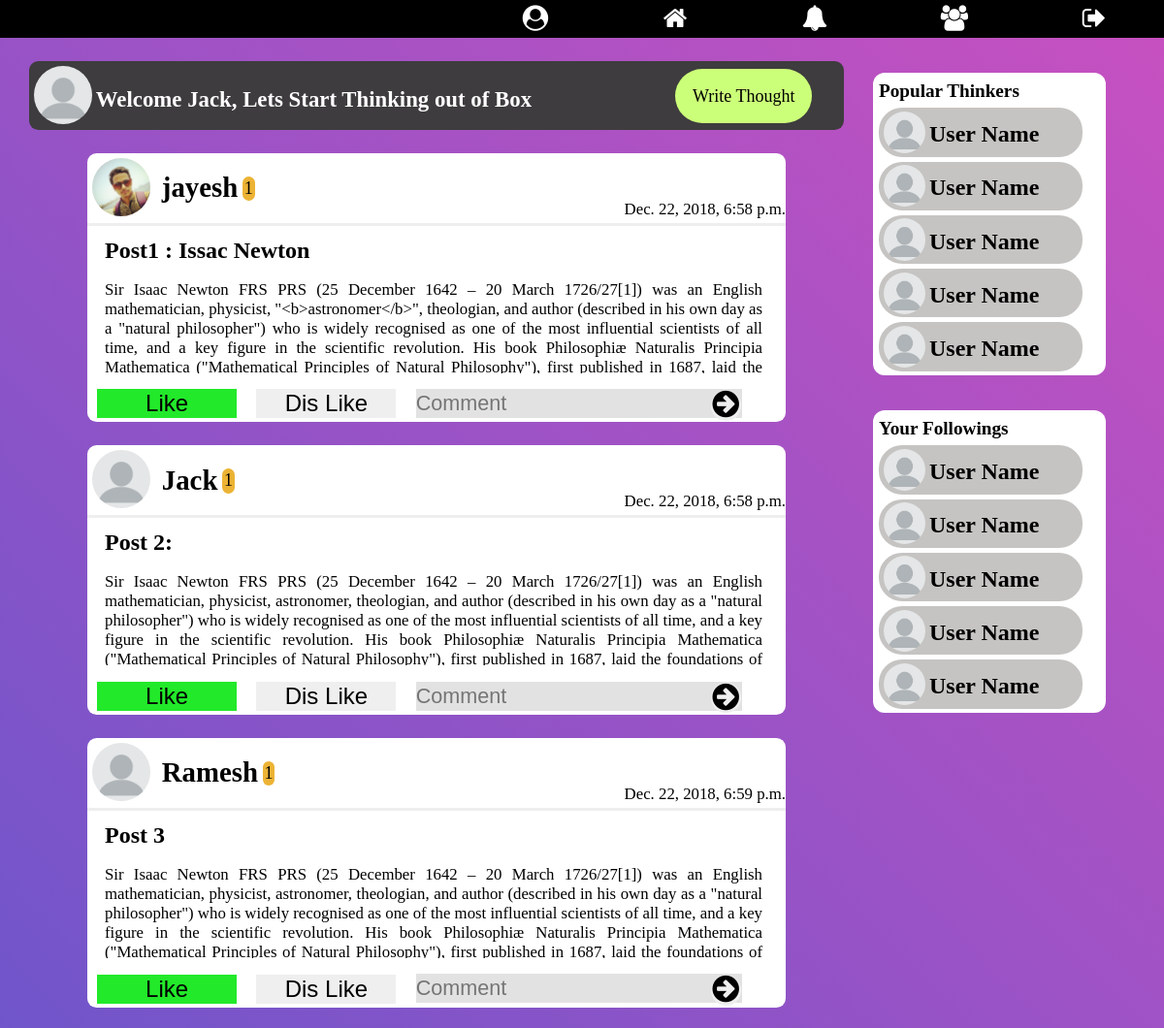
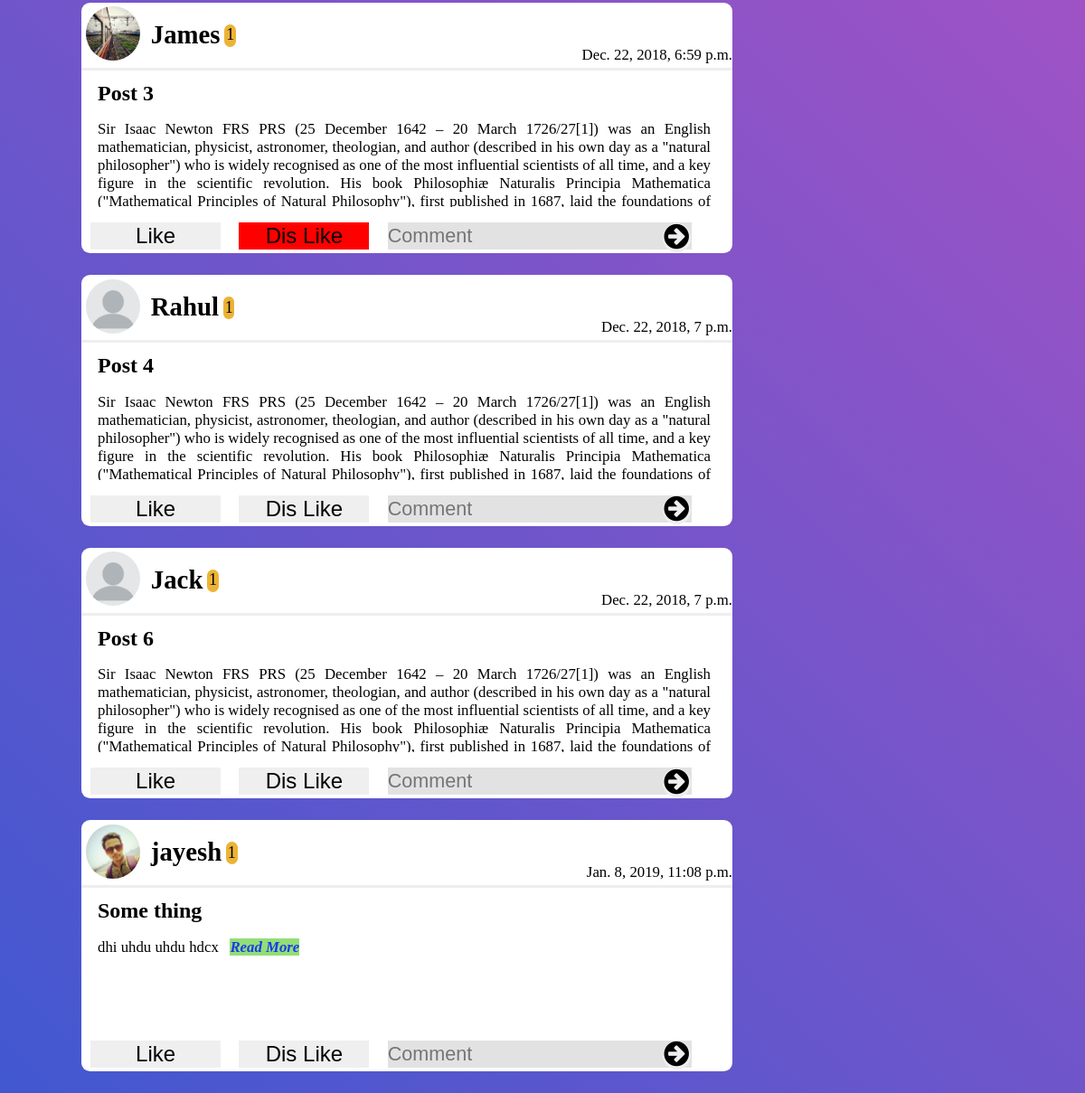
Before: / (signed in) with the older database file (2 pictures, top to bottom).
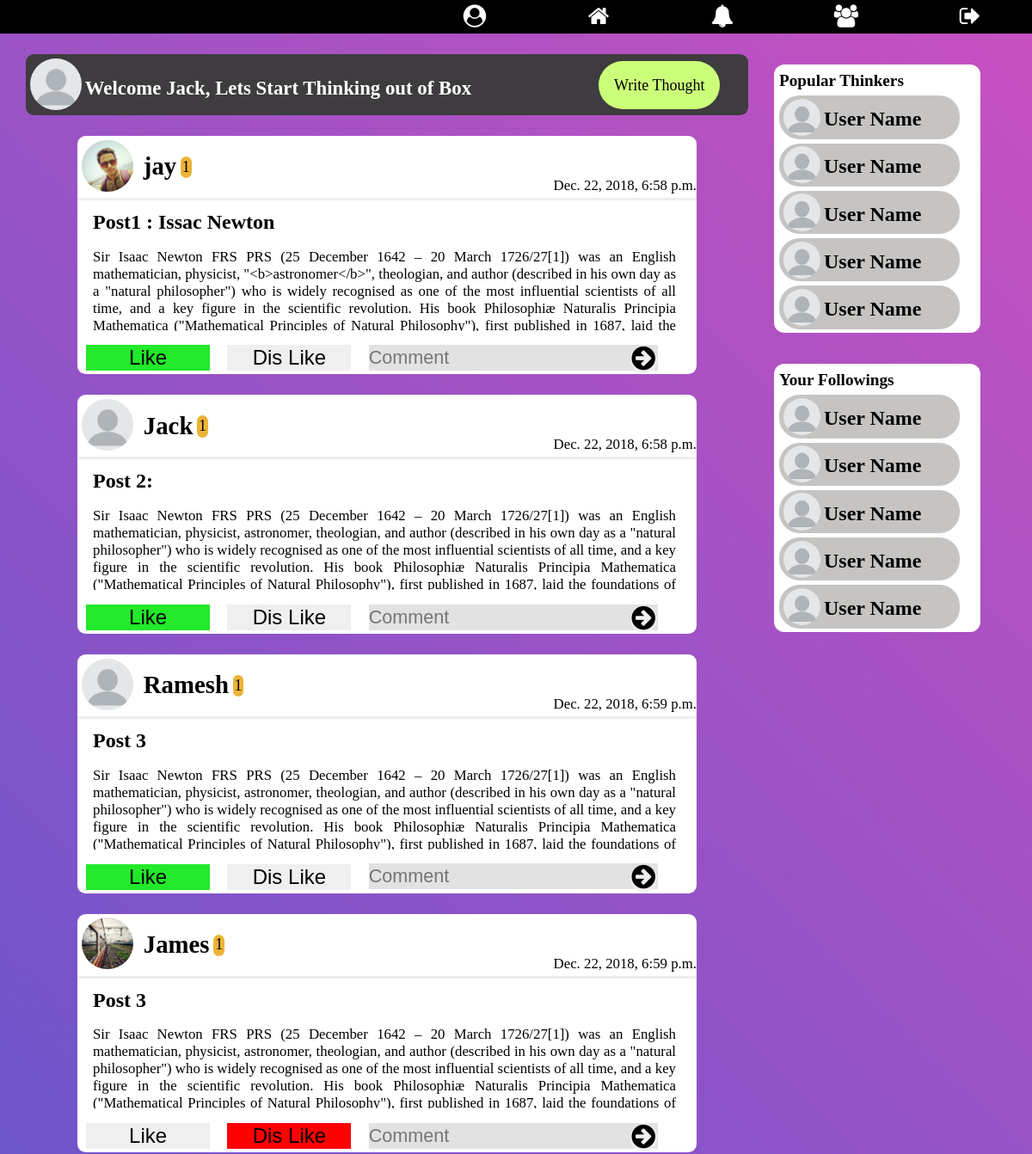
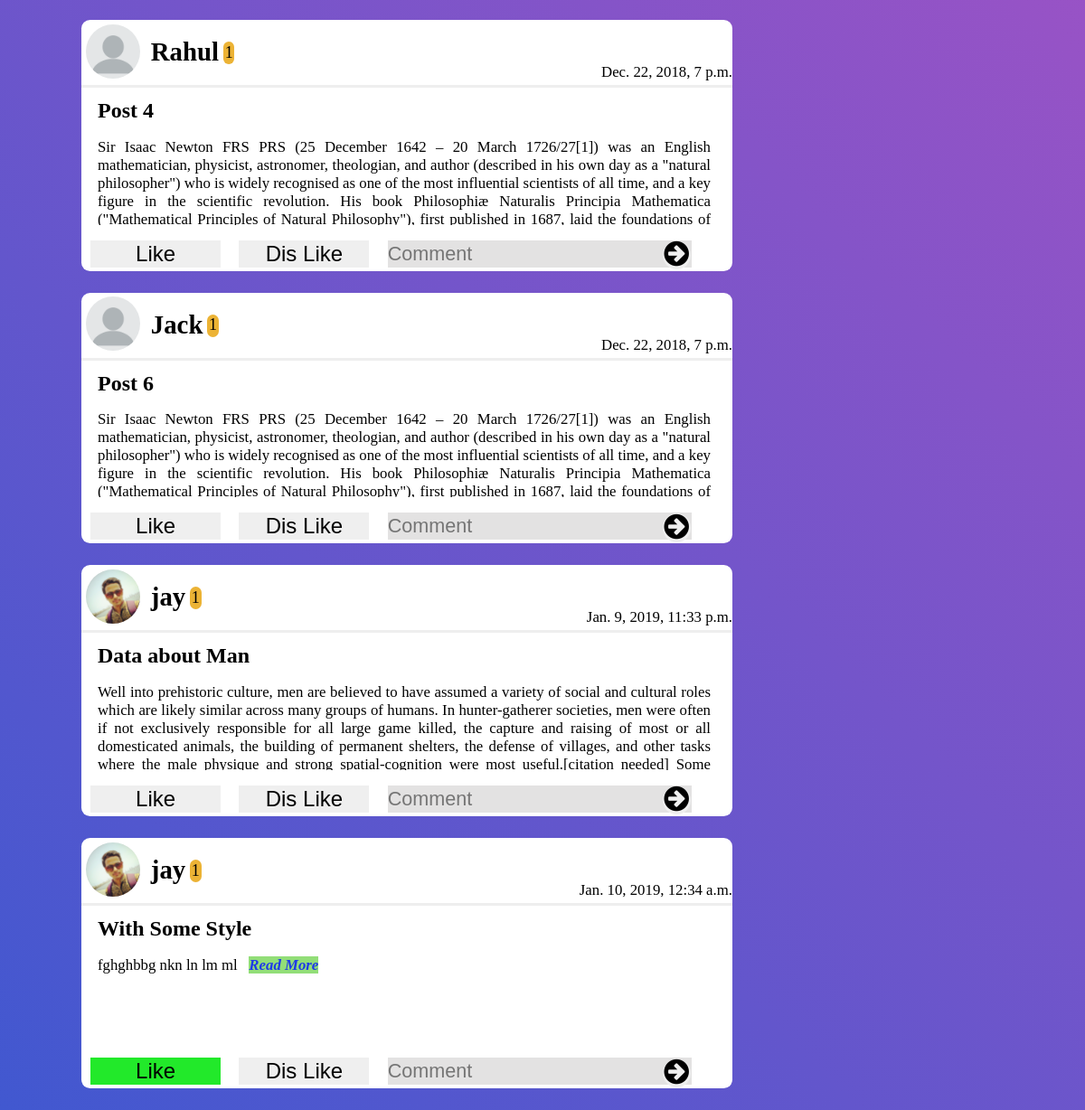
After: the same page with the newer database file (2 pictures, top to bottom).
### home/models.py (models this page shows, shortened)
class Posts(models.Model):
    choices = (
        ("1", ("Question")),
        ("2", ("Creative Idea")),
        ("3", ("Innovation")),
        ("4", ("Nightmare")),
        ("5", ("Thought"))
    )
    title = models.CharField(max_length=250, blank=False)
    content = models.TextField(max_length=15000,
                               help_text="Write Your thought here...")
    creation_time = models.DateTimeField(auto_now_add=True, editable=False)
    likes = models.ManyToManyField(User, blank=True, related_name='likes')
    dis_likes = models.ManyToManyField(User, blank=True,
                                       related_name='dis_likes')
    image = models.ImageField(blank=True,
                              help_text="Use Image for Impowring your Thought")
    last_modified = models.DateTimeField(auto_now=True, editable=False)
    user_profile = models.ForeignKey(Profile, on_delete=models.CASCADE)
    trending_ratio = models.FloatField(default=1)
    type = models.CharField(max_length=50, choices=choices)
    tags = models.CharField(max_length=250)
    views = models.ManyToManyField(User, blank=True)

### signup/models.py (models this page shows)
class Profile(models.Model):
    user = models.OneToOneField(User, on_delete=models.CASCADE)
    gender = models.CharField(max_length=10, blank=True)
    city = models.CharField(max_length=30, blank=True)
    date_of_birth = models.DateField(null=True, blank=True)
    level = models.IntegerField(default=1, editable=False)
    bio = models.TextField(max_length=410, default='Edit Bio')
    profile_pic = models.ImageField(
        blank=True,
        help_text="Select Your Profile Image",
    )
    date_of_joining = models.DateTimeField(editable=False,
                                           default=timezone.now)
    follows = models.ManyToManyField('Profile', null=True)
    def __str__(self):
        return str(self.user)

### home/views.py (the view)
# urls.py: 2. Add a URL to urlpatterns:  path('', views.home, name='home')
def home(request):
    if request.user.is_authenticated:
        template = loader.get_template('home.html')
        all_posts = Posts.objects.all()
        logged_user = Profile.objects.get(user=request.user.id)
        print('Logged user : ', logged_user)
        context = {
            'all_posts': all_posts,
            'logged_user': logged_user,
        }
        return HttpResponse(template.render(context, request))
    else:
        return HttpResponseRedirect(reverse("login"))

### home/templates/home.html (shortened to what this page needs)
{% extends 'base.html' %}
{% block content %}
    {% load static %}
    <link rel="stylesheet" href="{% static 'home/stylehome.css' %}">
    {% if user.is_authenticated %}
      <div class="panel">
        <div class="posts-container">
          <div class="top-bar">
            {% if logged_user.profile_pic %}
              <img src="{{ logged_user.profile_pic.url }}" class="profile-pic" alt="Image not found">
            {% else %}
              <img src="{% static 'toob/images/default-profile.png' %}" class="profile-pic" alt="Image not found">
            {% endif %}
            <h3>Welcome {{ user.first_name }}, Lets Start Thinking out of Box</h3>
            <a href="{% url 'write_thought' %}" class="write">Write Thought</a>
          </div>
          {% for post in all_posts %}
            <div class="posts" id="post-{{ post.id }}">
              <div class="post-header">
                <a href="profile/{{ post.user_profile.id }}">
                {% if post.user_profile.profile_pic %}
                  <img src="{{ post.user_profile.profile_pic.url }}" class="profile-pic" alt="Image not found">
                {% else %}
                  <img src="{% static 'toob/images/default-profile.png' %}" class="profile-pic" alt="Image not found">
                {% endif %}
              </a>
                <a href="profile/{{ post.user_profile.id }}"><h3 class="user-name">{{ post.user_profile }}</h3></a><span class="level">{{ post.user_profile.level }}</span>
                <span class="date">{{ post.creation_time }}</span>
              </div>
              <h2 class="thought-title">{{ post.title }}</h2>
              <p class="content" id="{{ post.id }}" onclick="showWholeContent({{ post.id }})">
                {{ post.content|slice:":1300" }} <a class="read_more" href="/details/{{ post.id }}"><b>Read More</b></a>
              </p>
              <div class="post-footer">
                {% include 'like_section.html' %}
                {% include 'dis_like_section.html' %}
                <form action="target" class="comment-form">
                  <input type="text" id="comment{{ post.id }}" name="comment" placeholder="Comment">
                  <button type="submit" class="btn comment-submit">
                    <i class="fa fa-arrow-circle-right fa-lg"></i>
                  </button>
                </form>
              </div>
            </div>
          {% endfor %}
        </div>
        <div class="following-container">
          <div class="following-box">
            <h3 class="box-header">Popular Thinkers</h3>
            <a href="#">
              <div class="following">
                <img src="{% static 'home/images/default-profile.png'%}" alt="" class="following-profile">
                <h3 class="user-name-profile">User Name</h3>
              </div>
            </a>
            <a href="#">
              <div class="following">
                <img src="{% static 'home/images/default-profile.png'%}" alt="" class="following-profile">
                <h3 class="user-name-profile">User Name</h3>
              </div>
            </a>
            <a href="#">
              <div class="following">
                <img src="{% static 'home/images/default-profile.png'%}" alt="" class="following-profile">
                <h3 class="user-name-profile">User Name</h3>
              </div>
            </a>
            <a href="#">
              <div class="following">
                <img src="{% static 'home/images/default-profile.png'%}" alt="" class="following-profile">
                <h3 class="user-name-profile">User Name</h3>
              </div>
            </a>
            <a href="#">
              <div class="following">
                <img src="{% static 'home/images/default-profile.png'%}" alt="" class="following-profile">
                <h3 class="user-name-profile">User Name</h3>
              </div>
            </a>
          </div>
          <div class="mathch-box">
            <h3 class="box-header">Your Followings</h3>
            <a href="#">
              <div class="following">
                <img src="{% static 'home/images/default-profile.png'%}" alt="" class="following-profile">
                <h3 class="user-name-profile">User Name</h3>
              </div>
            </a>
            <a href="#">
              <div class="following">
                <img src="{% static 'home/images/default-profile.png'%}" alt="" class="following-profile">
                <h3 class="user-name-profile">User Name</h3>
              </div>
            </a>
            <a href="#">
              <div class="following">
                <img src="{% static 'home/images/default-profile.png'%}" alt="" class="following-profile">
                <h3 class="user-name-profile">User Name</h3>
              </div>
            </a>
            <a href="#">
              <div class="following">
                <img src="{% static 'home/images/default-profile.png'%}" alt="" class="following-profile">
                <h3 class="user-name-profile">User Name</h3>
              </div>
            </a>
            <a href="#">
              <div class="following">
                <img src="{% static 'home/images/default-profile.png'%}" alt="" class="following-profile">
                <h3 class="user-name-profile">User Name</h3>
              </div>
            </a>
          </div>
        </div>
      </div>
    {% else %}
      <h2>You are not logged In. Click <a href="{% url 'login' %}">here</a> to login to Toob</h2>
    {% endif %}
{% endblock %}

### templates/base.html (shortened to what this page needs)
<!doctype html>
<html lang="en">
<head>
    {% load static %}
    <link rel="stylesheet" href="{% static 'basestyle.css'%}">
    <link rel="stylesheet" type="text/css" href="{% static 'toob/fonts/font-awesome-4.7.0/css/font-awesome.min.css' %}">
</head>
<body>
      <header>
        <ul class="mainMenu" id="menu">
          {% if user.is_authenticated %}
            <a href="/profile/{{ request.user.profile.id }}"><li class="menuItem" id="profile"><span class="fa fa-user-circle"></span><span class="tooltiptext" id="profile-tooltip">Profile</span></li></a>
          {% else %}
            <a href="{% url 'login' %}"><li class="menuItem" id="profile"><span class="fa fa-user-circle"></span><span class="tooltiptext" id="profile-tooltip">Profile</span></li></a>
          {% endif %}
          <a href="{% url 'home' %}"><li class="menuItem" id="home"><span class="fa fa-home"></span><span class="tooltiptext" id="home-tooltip">Home</span></li></a>
          <a href="#"><li class="menuItem" id="bell"><span class="fa fa-bell"><span class="tooltiptext" id="bell-tooltip">Notification</span></li></a>
          <a href="#"><li class="menuItem" id="community"><span class="fa fa-users"><span class="tooltiptext" id="users-tooltip">Explore</span></li></a>
          {% if user.is_authenticated %}
            <a href="{% url 'logout' %}"><li class="menuItem" id="logout"><span class="fa fa-sign-out"><span class="tooltiptext" id="sign-out-tooltip">Logout</span></li></a>
          {% else %}
            <a href="{% url 'login' %}"><li class="menuItem" id="login"><span class="fa fa-sign-in"><span class="tooltiptext" id="sign-out-tooltip">Login</span></li></a>
          {% endif %}
        </ul>
      </header>
    {% block content %}
    {% endblock %}
</body>
</html>

### templates/like_section.html (shortened to what this page needs)
<form id="like-form{{ post.id }}">
  <button type="submit" id="{{ post.id }}btn" name="like" value="{{ post.id }}" class="btn upvote">Like</button>
</form>

### templates/dis_like_section.html (shortened to what this page needs)
<form id="dis_like-form{{ post.id }}">
  <button type="submit" id="{{ post.id }}btn2" name="like" value="{{ post.id }}" class="btn upvote">Dis Like</button>
</form>

### static/basestyle.css (style rules this page uses)
body { margin: 0px; padding: 0px; background: linear-gradient(-135deg, #c850c0, #4158d0); }
header { height: auto; background-color: #000000; }
.mainMenu { display: flex; margin: 0px; padding: 0px; justify-content: flex-end; }
.menuItem { display: inline-block; width: 10vw; text-align: center; margin: 4px 1vw 4px 1vw; list-style-type: none; font-size: 2.2vw; color: #ffffff; }
#profile { align-self: flex-start }
a { text-decoration: none; color: inherit; width: inherit; height: inherit; }

### home/static/home/stylehome.css (style rules this page uses)
.panel { display: flex; justify-content: center; height: auto; }
.top-bar { margin: 2vw auto 2vw auto; height: auto; background-color: rgb(62, 60, 62); width: 70vw; color: #fff; border-radius: 0.8vw; }
.top-bar > h3 { margin: 0; position: relative; bottom: 1.5vw; display: inline-block; font-size: 1.9vw; }
.write { margin: 1vw; padding: 1.5vw; position: relative; bottom: 1.9vw; background-color: rgb(204, 255, 121); border-radius: 4vw; font-size: 1.5vw; color: #000; left: 11vw; }
.posts-container { flex: 3; }
.posts { margin-left: auto; margin-right: auto; margin-top: 2vw; margin-bottom: 2vw; width: 60vw; height: auto; background-color: #fff; border-radius: 0.8vw; }
.post-header { display: flex; justify-content: flex-start; border-bottom: inset; }
.profile-pic { margin: 0.4vw 0 0 0.4vw; border-radius: 50%; height: 5vw; width: 5vw; }
.user-name { margin: 1.6vw 0 0 1vw; padding: 0; font-size: 2.4vw; }
.level { background-color: rgb(236, 179, 53); border-radius: 2vw; padding: 0.15vw; margin-left: 0.4vw; height: 1.8vw; font-size: 1.5vw; text-align: center; position: relative; top : 2vw; }
.date { margin-top: 4vw; margin-left: auto; height: 2vw; font-size: 1.4vw; }
.thought-title { margin: 1vw 0 0 1.5vw; font-size: 2vw; }
.content { margin-left: 1.5vw; text-align: justify; padding-right: 2vw; font-size: 1.4vw; height: 8vw; overflow-y: hidden; }
.read_more { color: rgb(29, 56, 233); background-color: rgb(146, 222, 120); margin: 0.7vw 0.7vw 1.2vw 0.7vw; font-style: italic; }
.post-footer { width: inherit; height: 2.6vw; background-color: #fff; height: auto; display: flex; justify-content: space-around; border-radius: 2vw; padding-bottom: 0.2vw; }
.btn { border-style: none; height: inherit; width: 12vw; font-size: 2vw; }
.comment-form { display: inline; height: inherit; }
input[name="comment"] { border: none; background-color: rgb(227, 226, 226); height: 2.5vw; width: 28vw; padding: 0; font-size: 1.8vw; position: relative; bottom: 0.15vw; }
.fa-arrow-circle-right { position: relative; bottom: 0.15vw; }
.comment-submit { padding: 0px; border-radius: 50%; width: 2.6vw; height: 2.6vw; position: relative; right: 3vw; top: 0.1vw; }
.following-container { flex: 1; }
.following-box { margin: 3vw 3vw 0 0; border-radius: 1vw; background-color: rgb(255, 255, 255); padding: 0.5vw; width: 19vw; height: 25vw; overflow-y:auto; border: none; }
.box-header { margin-top: 0.2vw; margin-bottom: 0.5vw; font-size: 1.6vw; }
.following { margin: 0.4vw 0 0.4vw 0; width: 17.5vw; height: 4.2vw; background-color: rgb(198, 196, 194); border-radius: 2vw; }
.following-profile { margin: 0.3vw 0 0 0.4vw; border-radius: 50%; width: 3.6vw; height: 3.6vw; }
.user-name-profile { display: inline-block; position: relative; bottom: 1vw; font-size: 2vw; }
.mathch-box { margin: 3vw 3vw 0 0; border-radius: 1vw; background-color: rgb(255, 255, 255); padding: 0.5vw; width: 19vw; height: 25vw; overflow-y:auto; border: none; }

Changed rows visible on the page:
removed Posts: user_profile.profile_pic (picture), user_profile "jayesh", user_profile.level "1", creation_time "Jan. 8, 2019, 11:08 p.m.", title "Some thing", content "dhi uhdu uhdu hdcx", {{ post.id }} 7 (drawn)
changed Posts "Post1 : Issac Newton": user_profile "jayesh" → "jay"
added Posts: user_profile.profile_pic (picture), user_profile "jay", user_profile.level "1", creation_time "Jan. 9, 2019, 11:33 p.m.", title "Data about Man", content "Well into prehistoric culture, men are believed to have assumed a variety of social and cultural roles which are likely similar across many groups of humans. In hunter-gatherer societies, men were often if not exclusively responsible for all large game killed, the capture and raising of most or all domesticated animals, the building of permanent shelters, the defense of villages, and other tasks where the male physique and strong spatial-cognition were most useful.[citation needed] Some…", {{ post.id }} 13 (drawn)
added Posts: user_profile.profile_pic (picture), user_profile "jay", user_profile.level "1", creation_time "Jan. 10, 2019, 12:34 a.m.", title "With Some Style", content "fghghbbg nkn ln lm ml", {{ post.id }} 14 (drawn)
